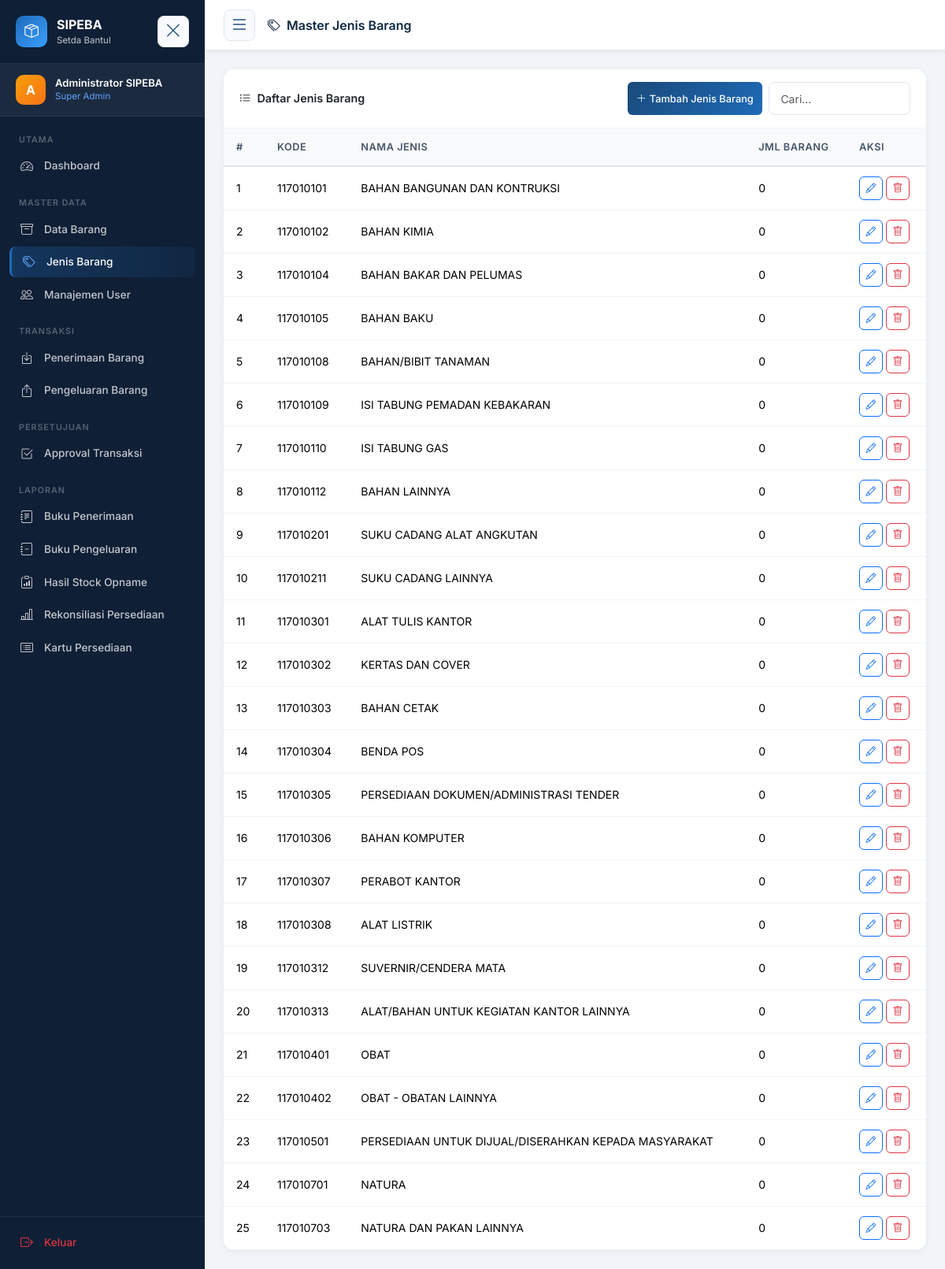
The page /master_data/jenis_barang/index.php (signed in) on the database its author committed.
### tables this page shows
CREATE TABLE `jenis_barang` (
  `id` int(10) UNSIGNED NOT NULL,
  `kode_jenis` varchar(10) NOT NULL,
  `nama_jenis` varchar(100) NOT NULL,
  `kategori` enum('ASET TETAP','ASET LANCAR') DEFAULT 'ASET LANCAR',
  `created_at` timestamp NOT NULL DEFAULT current_timestamp()
);

### config/auth.php (called while the page is built, shortened)
<?php
function getUserRole(): string {
    return $_SESSION['user']['role'] ?? '';
}

### master_data/jenis_barang/index.php (the view, shortened to what this page needs)
<?php
require_once __DIR__ . '/../../config/bootstrap.php';
$editItem = null;
$list = $conn->query("SELECT j.*, (SELECT COUNT(*) FROM barang b WHERE b.id_jenis_barang=j.id) as jml_barang FROM jenis_barang j ORDER BY j.kode_jenis");
include BASE_PATH . '/includes/header.php';
include BASE_PATH . '/includes/sidebar.php';
?>
<div class="main-content">
  <div class="topbar">
    <button class="sidebar-toggle-btn me-3" id="mainSidebarToggle"><i class="bi bi-list fs-4"></i></button>
    <div class="topbar-title"><i class="bi bi-tags me-2"></i>Master Jenis Barang</div>
  </div>
  <div class="page-content">
    <div class="row g-3">
      <div class="<?= ($role === 'superadmin' && $editItem) ? 'col-lg-6' : 'col-lg-12' ?>" id="listPanel">
        <div class="card">
          <div class="card-header d-flex align-items-center justify-content-between">
            <span><i class="bi bi-list-ul me-2"></i>Daftar Jenis Barang</span>
            <div class="d-flex gap-2">
              <?php if ($role === 'superadmin'): ?>
              <button type="button" class="btn btn-primary btn-sm" id="btnTambahJenis" style="display: <?= $editItem ? 'none' : 'block' ?>">
                <i class="bi bi-plus-lg me-1"></i>Tambah Jenis Barang
              </button>
              <?php endif; ?>
              <input type="text" class="form-control form-control-sm" style="width:180px" data-table-search="jenisTable" placeholder="Cari...">
            </div>
          </div>
          <div class="table-wrapper">
            <table class="table" id="jenisTable">
              <thead>
                <tr>
                  <th>#</th>
                  <th>Kode</th>
                  <th>Nama Jenis</th>
                  <th>Jml Barang</th>
                  <th>Aksi</th>
                </tr>
              </thead>
              <tbody>
                <?php $no = 1;
                while ($j = $list->fetch_assoc()): ?>
                  <tr>
                    <td><?= $no++ ?></td>
                    <td><span><?= htmlspecialchars($j['kode_jenis']) ?></span></td>
                    <td><?= htmlspecialchars($j['nama_jenis']) ?></td>
                    <td><span><?= $j['jml_barang'] ?></span></td>
                    <td>
                      <?php if ($role === 'superadmin'): ?>
                      <a href="?action=edit&id=<?= $j['id'] ?>" class="btn btn-sm btn-outline-primary btn-icon"><i class="bi bi-pencil"></i></a>
                      <form method="POST" class="d-inline">
                        <button type="submit" class="btn btn-sm btn-outline-danger btn-icon" data-confirm="Hapus jenis barang ini?"><i class="bi bi-trash"></i></button>
                      </form>
                      <?php else: ?>
                      <span class="text-muted fst-italic">—</span>
                      <?php endif; ?>
                    </td>
                  </tr>
                <?php endwhile; ?>
              </tbody>
            </table>
          </div>
        </div>
      </div>
    </div>
  </div>
</div>
<?php include BASE_PATH . '/includes/footer.php'; ?>

### assets/css/style.css (style rules this page uses)
:root { --primary: #1a4a7a; --primary-dark: #0f2942; --primary-light: #1e6bb8; --accent: #f59e0b; --sidebar-width: 260px; --sidebar-collapsed-width: 70px; --sidebar-bg: #0f1f35; --sidebar-text: rgba(255, 255, 255, 0.75); --sidebar-hover: rgba(255, 255, 255, 0.1); --sidebar-active-bg: linear-gradient( 90deg, rgba(30, 107, 184, 0.3), rgba(30, 107, 184, 0.1) ); --sidebar-active-border: #1e6bb8; --topbar-height: 64px; --card-radius: 14px; --transition: all 0.2s ease; --shadow-sm: 0 2px 8px rgba(0, 0, 0, 0.06); --shadow-md: 0 4px 20px rgba(0, 0, 0, 0.1); --shadow-lg: 0 10px 40px rgba(0, 0, 0, 0.15); }
* { box-sizing: border-box; margin: 0; padding: 0; }
body { font-family: "Inter", sans-serif; background: #f1f5f9; color: #1e293b; font-size: 0.9rem; }
.main-content { margin-left: var(--sidebar-width); flex: 1; display: flex; flex-direction: column; min-height: 100vh; transition: margin-left 0.3s ease; }
.topbar { height: var(--topbar-height); background: white; border-bottom: 1px solid #e2e8f0; display: flex; align-items: center; padding: 0 1.5rem; position: sticky; top: 0; z-index: 100; box-shadow: var(--shadow-sm); }
.topbar-title { font-weight: 600; font-size: 1rem; color: var(--primary-dark); flex: 1; }
.page-content { padding: 1.5rem; flex: 1; }
.card { border: none; border-radius: var(--card-radius); box-shadow: var(--shadow-sm); background: white; }
.card-header { background: white; border-bottom: 1px solid #f1f5f9; border-radius: var(--card-radius) var(--card-radius) 0 0 !important; padding: 1rem 1.25rem; font-weight: 600; font-size: 0.9rem; }
.table-wrapper { overflow-x: auto; border-radius: 0 0 var(--card-radius) var(--card-radius); }
.table { margin-bottom: 0; font-size: 0.875rem; }
.table thead th { background: #f8fafc; border-bottom: 2px solid #e2e8f0; color: #475569; font-weight: 600; font-size: 0.8rem; text-transform: uppercase; letter-spacing: 0.5px; padding: 0.85rem 1rem; white-space: nowrap; }
.table tbody td { padding: 0.75rem 1rem; vertical-align: middle; border-color: #f1f5f9; }
.form-control, .form-select { border: 1.5px solid #e2e8f0; border-radius: 8px; padding: 0.6rem 0.9rem; font-size: 0.875rem; transition: border-color 0.2s, box-shadow 0.2s; }
.btn { border-radius: 8px; font-weight: 500; font-size: 0.875rem; padding: 0.5rem 1rem; }
.btn-primary { background: linear-gradient(135deg, var(--primary), var(--primary-light)); border: none; }
.btn-sm { padding: 0.3rem 0.7rem; font-size: 0.8rem; border-radius: 6px; }
.btn-icon { width: 30px; height: 30px; padding: 0; display: inline-flex; align-items: center; justify-content: center; border-radius: 6px; }
.sidebar-toggle-btn { background: #f8fafc; border: 1.5px solid #e2e8f0; color: var(--primary); font-size: 1.25rem; padding: 0.5rem; border-radius: 8px; cursor: pointer; transition: all 0.3s ease; display: flex !important; align-items: center; justify-content: center; width: 40px; height: 40px; flex-shrink: 0; position: relative; z-index: 10; }
.sidebar-toggle-btn i { transition: transform 0.3s ease; font-size: 1.3rem; line-height: 1; }

### rows shown on the page
jenis_barang: kode_jenis "117010101", nama_jenis "BAHAN BANGUNAN DAN KONTRUKSI", jml_barang "0"
jenis_barang: kode_jenis "117010102", nama_jenis "BAHAN KIMIA", jml_barang "0"
jenis_barang: kode_jenis "117010104", nama_jenis "BAHAN BAKAR DAN PELUMAS", jml_barang "0"
jenis_barang: kode_jenis "117010105", nama_jenis "BAHAN BAKU", jml_barang "0"
jenis_barang: kode_jenis "117010108", nama_jenis "BAHAN/BIBIT TANAMAN", jml_barang "0"
jenis_barang: kode_jenis "117010109", nama_jenis "ISI TABUNG PEMADAN KEBAKARAN", jml_barang "0"
jenis_barang: kode_jenis "117010110", nama_jenis "ISI TABUNG GAS", jml_barang "0"
jenis_barang: kode_jenis "117010112", nama_jenis "BAHAN LAINNYA", jml_barang "0"
jenis_barang: kode_jenis "117010201", nama_jenis "SUKU CADANG ALAT ANGKUTAN", jml_barang "0"
jenis_barang: kode_jenis "117010211", nama_jenis "SUKU CADANG LAINNYA", jml_barang "0"
jenis_barang: kode_jenis "117010301", nama_jenis "ALAT TULIS KANTOR", jml_barang "0"
jenis_barang: kode_jenis "117010302", nama_jenis "KERTAS DAN COVER", jml_barang "0"
jenis_barang: kode_jenis "117010303", nama_jenis "BAHAN CETAK", jml_barang "0"
jenis_barang: kode_jenis "117010304", nama_jenis "BENDA POS", jml_barang "0"
jenis_barang: kode_jenis "117010305", nama_jenis "PERSEDIAAN DOKUMEN/ADMINISTRASI TENDER", jml_barang "0"
jenis_barang: kode_jenis "117010306", nama_jenis "BAHAN KOMPUTER", jml_barang "0"
jenis_barang: kode_jenis "117010307", nama_jenis "PERABOT KANTOR", jml_barang "0"
jenis_barang: kode_jenis "117010308", nama_jenis "ALAT LISTRIK", jml_barang "0"
jenis_barang: kode_jenis "117010312", nama_jenis "SUVERNIR/CENDERA MATA", jml_barang "0"
jenis_barang: kode_jenis "117010313", nama_jenis "ALAT/BAHAN UNTUK KEGIATAN KANTOR LAINNYA", jml_barang "0"
jenis_barang: kode_jenis "117010401", nama_jenis "OBAT", jml_barang "0"
jenis_barang: kode_jenis "117010402", nama_jenis "OBAT - OBATAN LAINNYA", jml_barang "0"
jenis_barang: kode_jenis "117010501", nama_jenis "PERSEDIAAN UNTUK DIJUAL/DISERAHKAN KEPADA MASYARAKAT", jml_barang "0"
jenis_barang: kode_jenis "117010701", nama_jenis "NATURA", jml_barang "0"
jenis_barang: kode_jenis "117010703", nama_jenis "NATURA DAN PAKAN LAINNYA", jml_barang "0"

### other values the page prints
substr($user['nama'] ?? 'U', 0, 1) "A"
$user['nama'] "Administrator SIPEBA"
$roleLabel[$role] "Super Admin"
